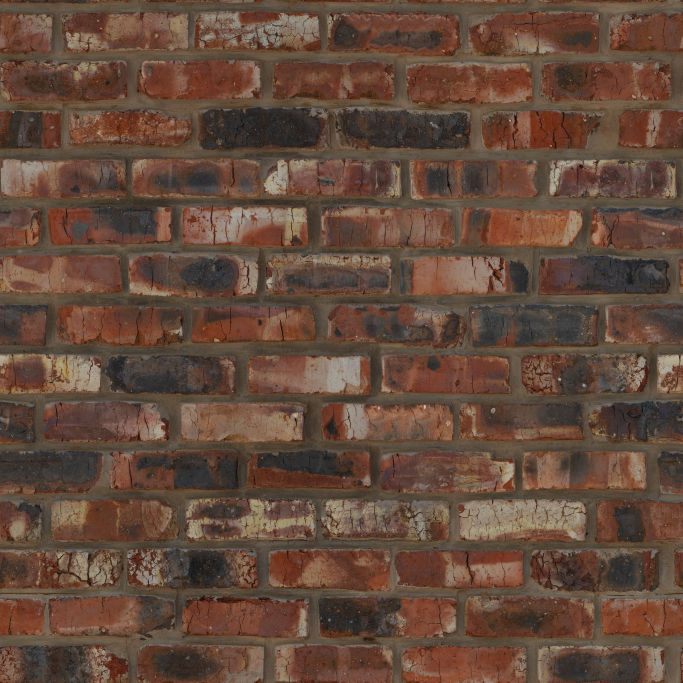
#> input picture assets/materials/brick_wall_001/brick_wall_001_diffuse_2k.jpg, 2048 x 2048 px, given in place of frame-000.png, which was not available (shown at 1/3 size)
$ python package_scroll_sequence.py
#> lines starting #> are read from the running program, lines starting #| are printed output that depends on the picture
"""Compress rendered scroll frames for the local website and make a contact sheet."""
from pathlib import Path
from PIL import Image, ImageDraw, ImageFont

ROOT = Path(__file__).resolve().parent.parent
SOURCE = ROOT / "renders" / "scroll-sequence"
WEB = ROOT / "story-site" / "assets" / "sequence"
WEB.mkdir(parents=True, exist_ok=True)
count = 45
thumb_w, thumb_h, cols = 144, 180, 9
gap, top = 10, 38
rows = (count + cols - 1) // cols
sheet = Image.new("RGB", (cols * thumb_w + (cols + 1) * gap, top + rows * thumb_h + (rows + 1) * gap), "#171a16")
draw = ImageDraw.Draw(sheet)
font = ImageFont.truetype("C:/Windows/Fonts/arial.ttf", 15) if Path("C:/Windows/Fonts/arial.ttf").exists() else ImageFont.load_default()
draw.text((gap, 10), "JUICEBUILDER / 45-FRAME SCROLL STUDY", font=font, fill="#eef0e6")
for index in range(count):
    image = Image.open(SOURCE / ("frame-%03d.png" % index)).convert("RGB")
#> image is the input picture: PIL image 2048x2048 RGB; mean R, G, B 100.1, 74.3, 59.9
    image.save(WEB / ("frame-%03d.webp" % index), "WEBP", quality=82, method=6)
    image.thumbnail((thumb_w, thumb_h), Image.Resampling.LANCZOS)
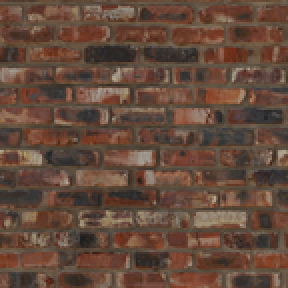
#> image: PIL image 144x144 RGB (shown 2 times larger); mean R, G, B 100.1, 74.2, 59.9
    x = gap + (index % cols) * (thumb_w + gap)
    y = top + gap + (index // cols) * (thumb_h + gap)
    sheet.paste(image, (x, y))
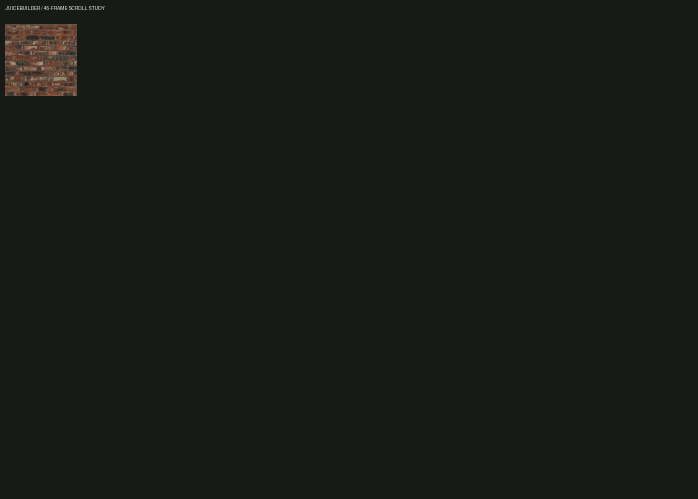
#> sheet: PIL image 1396x998 RGB (shown at 1/2 size); mean R, G, B 24.2, 26.8, 22.6
#> pass 2 of the loop `for index in range(count):`:
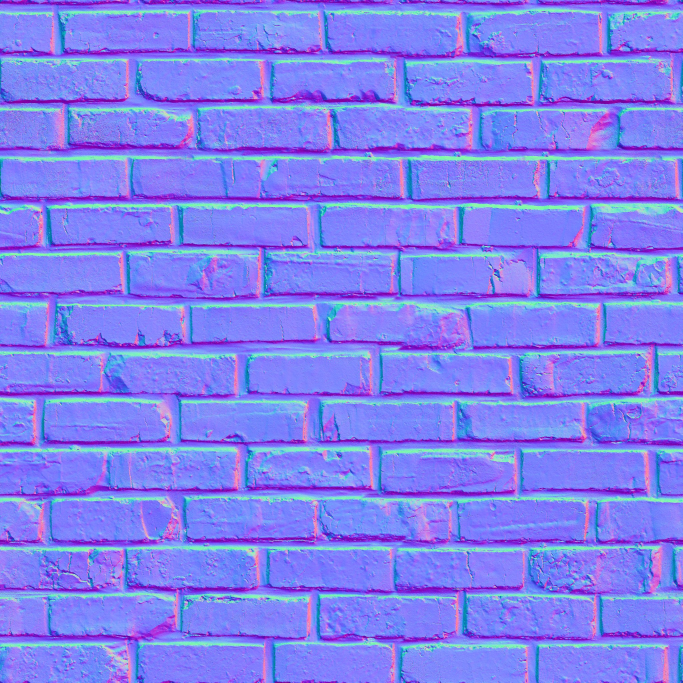
#> input picture assets/materials/brick_wall_001/brick_wall_001_nor_gl_2k.jpg, 2048 x 2048 px, given in place of frame-001.png, which was not available (shown at 1/3 size)
#> image is the input picture: PIL image 2048x2048 RGB; mean R, G, B 128.7, 129.1, 239.9
#> `image.thumbnail((thumb_w, thumb_h), Image.Resampling.LANCZOS)`:
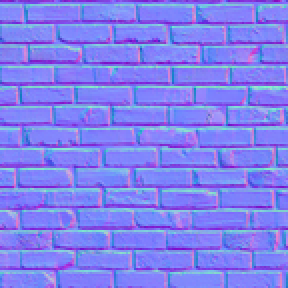
#> image: PIL image 144x144 RGB (shown 2 times larger); mean R, G, B 128.7, 129.1, 239.8
#> `sheet.paste(image, (x, y))`:
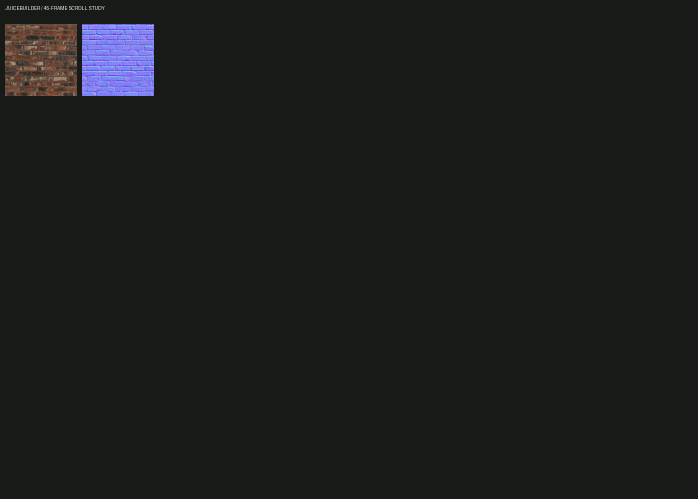
#> sheet: PIL image 1396x998 RGB (shown at 1/2 size); mean R, G, B 25.8, 28.3, 25.9
#> (the run stopped early here; a loop or call above may not have finished)
